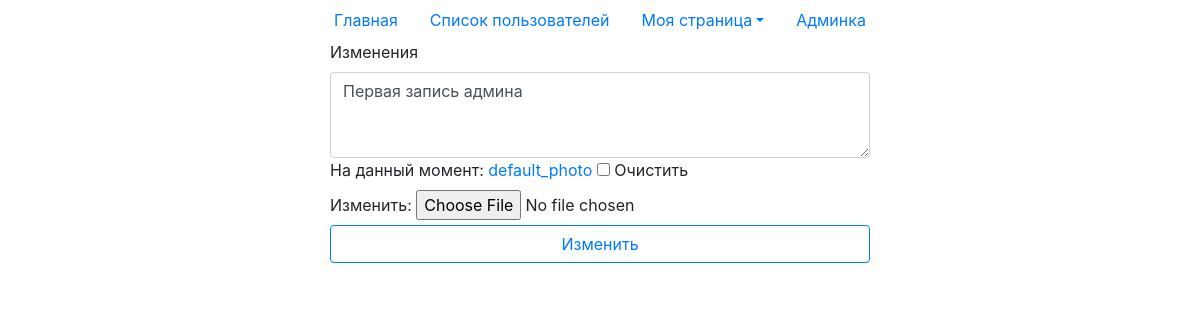
Before: /account/my_page/edit_post/28/ (signed in) with the older database file.
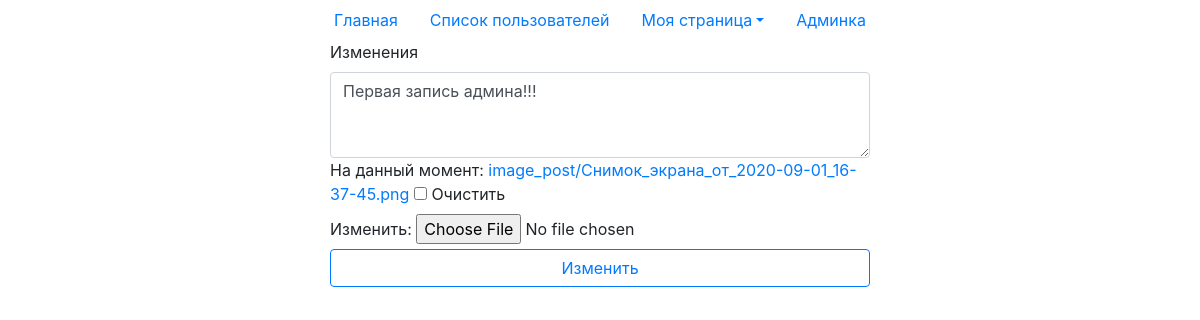
After: the same page with the newer database file.
### accounts/models.py (models this page shows, shortened)
class Post(models.Model):
    author = models.ForeignKey(User, on_delete=models.CASCADE, verbose_name=u"Автор", related_name="posts")
    datetime = models.DateTimeField(verbose_name=u"Дата", auto_now_add=True)
    text = models.CharField(max_length=1000, verbose_name=u"Текст", null=True, blank=True)
    image = models.FileField(verbose_name=u"Картинка", upload_to="image_post", null=True, blank=True, default='default_photo')
    class Meta:
        ordering = ["-datetime"]
        verbose_name = u'Пользовательская новость'
        verbose_name_plural = u'Пользовательские новости'

### accounts/views.py (the view)
# urls.py: path('my_page/edit_post/<int:id>/', views.update_post, name='edit_post_url'),
@login_required
def update_post(request, id):
    try:
        post = Post.objects.get(pk=id)
        if request.method == "POST":
            post_form = PostForm(request.POST, request.FILES, instance=post)
            post.text = request.POST.get("text")
            post.image = request.POST.get('image')
            post_form.save()
            post.save()
            return redirect("my_page_url")
        else:
            post_form = PostForm(instance=post)
            return render(request, "accounts/edit_post.html",
                          {
                              "post": post,
                              'post_form': post_form,
                           })
    except Post.DoesNotExist:
        return HttpResponseNotFound("<h2>Post not found</h2>")

### accounts/forms.py
class PostForm(forms.ModelForm):
    class Meta:
        model = Post
        exclude = ['author','post']
        fields = '__all__'

### accounts/templates/accounts/edit_post.html (shortened to what this page needs)
{% extends 'home/base.html' %}
{% load static %}
{% block content %}
<div class="mx-auto" style="width: 45%;">
    <form method="POST"  enctype="multipart/form-data">
        <label>Изменения</label><br>
        <textarea class="form-control" name="text" cols="40" rows="3" maxlength="1000" required id="id_text" >{{post.text}}</textarea>
        {{ post_form.image }}
        <button type="submit" style="margin-top:1%; margin-bottom:1%; width:100%;" class="btn btn-outline-primary">Изменить</button>
    </form>
</div>
{% endblock %}

### home/templates/home/base.html (shortened to what this page needs)
<!DOCTYPE html>
{% load static %}
<html>
    <head>
        <link rel="stylesheet" href="https://stackpath.bootstrapcdn.com/bootstrap/4.5.0/css/bootstrap.min.css">
    </head>
<body>
  <ul class="nav justify-content-center">
  <li class="nav-item">
    <a class="nav-link" href="{% url 'home_url' %}">Главная</a>
  </li>
      <li class="nav-item">
    <a class="nav-link" href="{% url 'list_users_url' %}">Список пользователей</a>
  </li>
  {% if user.is_authenticated %}
  <li class="nav-item dropdown">
    <a class="nav-link dropdown-toggle" data-toggle="dropdown" href="#" role="button" aria-haspopup="true" aria-expanded="false">Моя страница</a>
  </li>
    {% else %}
      <a class="nav-link" ><p>Пользователь не обнаружен</p></a>
      <li class="nav_item">
        <a class="nav-link" href="{% url 'user_login_url' %}">Войти</a>
      </li>
    {% endif %}
        {% if user.is_superuser %}
      <li class="nav-item">
        <a class="nav-link" href="/admin/">Админка</a>
      </li>
      {% endif %}
  </ul>
  {% block content %}{% endblock %}
</body>
</html>

Changed rows visible on the page:
changed Post: text "Первая запись админа" → "Первая запись админа!!!"
Other visible differences:
text no longer shown: "На данный момент: default_photo Очистить Изменить:"
text now shown: "На данный момент: image_post/Снимок_экрана_от_2020-09-01_16-37-45.png Очистить Изменить:"
